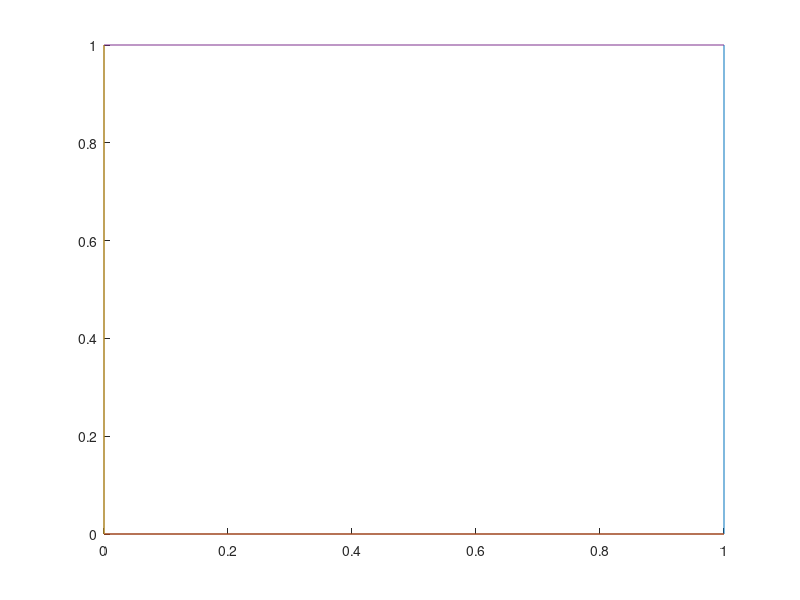

This chart was generated by the following MATLAB code: (Note: this script raises an error after producing the figure.)
clc;
clear;
close all

% Save animation as .gif file
save_animate = 1;
% save_animate = 0;
% Length of square

a = 1;
% rotating the plots

% Gap between recatangels (in between 0 to 1)
lscale = 0.03;
% Choose origin as (0,0).

% Lets get equation of all 4 sides
o1 = [0 0];

% identify the 4 end points of squarae
% Initialize a counter for storing information for gif creation
count = 1;
figure
hold on;
% axis([-a a -a a]) % required only when all 4 quadrants are selected for plotting
for k = 1%:4 % for each quadrants
    p1 = o1;
    if k ==2||k==3
        p2 = [-a 0];
    else
        p2 = [a 0];
    end
    if k ==1
        p3 = [a a];
    elseif k == 2
        p3 = [-a a];
    elseif k == 3
        p3 = [-a -a];
    else
        p3 = [a -a];
    end

    if k ==1||k==2
        p4 = [0 a];
    else
        p4 = [0 -a];
    end



    if k == 2 || k ==4
        in = struct('p1',p1,'p2',p4,'p3',p3,'p4',p2);
    else
        in = struct('p1',p3,'p2',p2,'p3',p1,'p4',p4);
    end


    for j = 1:4 % Four lines
        hold on;
        tp1 = in.(strcat('p',num2str(j)));
        if j <= 3
            tp2 = in.(strcat('p',num2str(j+1)));
        else
            tp2 = in.(strcat('p',num2str(j+1-4)));
        end
        plot([tp1(1) tp2(1)], [tp1(2) tp2(2)])


    end
    % Reading frame
    frame = getframe(gcf);
    im(count)=frame;
    im2{count} = frame2im(frame);
    count = count+1;

    dis = a;

    while(dis>lscale)
        in = NewRectCoordinate(in,lscale);
        % plot new outputs here
        hold on;
        for j = 1:4
            hold on;
            tp1 = in.(strcat('p',num2str(j)));
            if j <= 3
                tp2 = in.(strcat('p',num2str(j+1)));
            else
                tp2 = in.(strcat('p',num2str(j+1-4)));
            end
            plot([tp1(1) tp2(1)], [tp1(2) tp2(2)])

        end
        % Reading frame
        frame = getframe(gcf);
        im(count)=frame;
        im2{count} = frame2im(frame);
        count = count+1;

        % Calculate new distance here

        dis = pdist([in.p1;in.p2],'euclidean');


        pause(0.01)
    end

end
% axis equal


%% ------------ Save animation file ----------------------------
if save_animate == 1
    filename = AutoRename(cd,'Combined_Art.gif');
    for i = 1:1:length(im)
        [A1,map] = rgb2ind(im2{i},256);
        if i == 1
            imwrite(A1,map,filename,'gif','LoopCount',Inf,'DelayTime',0.005);
        else
            imwrite(A1,map,filename,'gif','WriteMode','append','DelayTime',0.005);
        end
    end
end